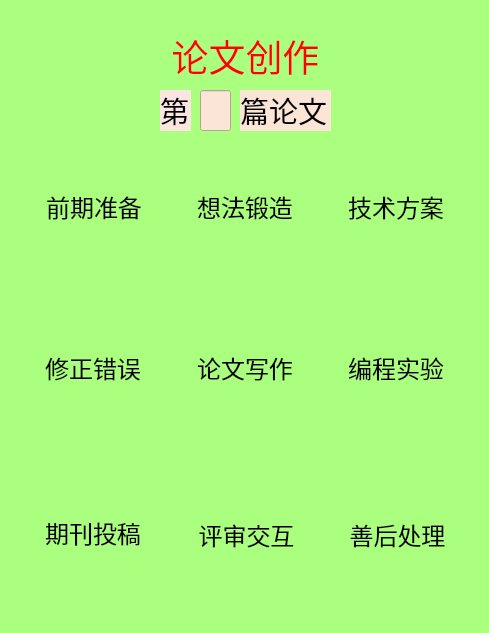
       <widget class="QWidget" name="widget_4" native="true">
        <property name="styleSheet">
         <string notr="true">background-color: rgb(170, 255, 127);</string>
        </property>
        <widget class="QLabel" name="label">
         <property name="geometry">
          <rect>
           <x>0</x>
           <y>0</y>
           <width>480</width>
           <height>624</height>
          </rect>
         </property>
         <property name="styleSheet">
          <string notr="true">border-image: url(:/program_img/picture/Paper_timeline.png);</string>
         </property>
         <property name="text">
          <string/>
         </property>
        </widget>
        <widget class="QPushButton" name="pushButton_12">
         <property name="geometry">
          <rect>
           <x>186</x>
           <y>148</y>
           <width>118</width>
           <height>118</height>
          </rect>
         </property>
         <property name="font">
          <font>
           <family>华文楷体</family>
           <pointsize>18</pointsize>
          </font>
         </property>
         <property name="styleSheet">
          <string notr="true">QPushButton {
	border-radius:50px;
	color: rgb(0,0,0);
}

QPushButton:hover {
	background-color:rgb(0, 255, 255);
}

</string>
         </property>
         <property name="text">
          <string>想法锻造</string>
         </property>
        </widget>
        <widget class="QPushButton" name="pushButton_45">
         <property name="geometry">
          <rect>
           <x>186</x>
           <y>474</y>
           <width>121</width>
           <height>121</height>
          </rect>
         </property>
         <property name="font">
          <font>
           <family>华文楷体</family>
           <pointsize>18</pointsize>
          </font>
         </property>
         <property name="styleSheet">
          <string notr="true">QPushButton {
	border-radius:50px;
	color: rgb(0,0,0);
}

QPushButton:hover {
	background-color:rgb(0, 255, 255);
}

</string>
         </property>
         <property name="text">
          <string>评审交互</string>
         </property>
        </widget>
        <widget class="QPushButton" name="pushButton_46">
         <property name="geometry">
          <rect>
           <x>337</x>
           <y>148</y>
           <width>118</width>
           <height>118</height>
          </rect>
         </property>
         <property name="font">
          <font>
           <family>华文楷体</family>
           <pointsize>18</pointsize>
          </font>
         </property>
         <property name="styleSheet">
          <string notr="true">QPushButton {
	border-radius:50px;
	color: rgb(0,0,0);
}

QPushButton:hover {
	background-color:rgb(0, 255, 255);
}

</string>
         </property>
         <property name="text">
          <string>技术方案</string>
         </property>
        </widget>
        <widget class="QPushButton" name="pushButton_48">
         <property name="geometry">
          <rect>
           <x>35</x>
           <y>148</y>
           <width>118</width>
           <height>118</height>
          </rect>
         </property>
         <property name="font">
          <font>
           <family>华文楷体</family>
           <pointsize>18</pointsize>
          </font>
         </property>
         <property name="styleSheet">
          <string notr="true">QPushButton {
	border-radius:50px;
	color: rgb(0,0,0);
}

QPushButton:hover {
	background-color:rgb(0, 255, 255);
}

</string>
         </property>
         <property name="text">
          <string>前期准备</string>
         </property>
         <property name="flat">
          <bool>false</bool>
         </property>
        </widget>
        <widget class="QPushButton" name="pushButton_49">
         <property name="geometry">
          <rect>
           <x>186</x>
           <y>309</y>
           <width>118</width>
           <height>118</height>
          </rect>
         </property>
         <property name="font">
          <font>
           <family>华文楷体</family>
           <pointsize>18</pointsize>
          </font>
         </property>
         <property name="styleSheet">
          <string notr="true">QPushButton {
	border-radius:50px;
	color: rgb(0,0,0);
}

QPushButton:hover {
	background-color:rgb(0, 255, 255);
}

</string>
         </property>
         <property name="text">
          <string>论文写作</string>
         </property>
        </widget>
        <widget class="QPushButton" name="pushButton_50">
         <property name="geometry">
          <rect>
           <x>34</x>
           <y>309</y>
           <width>118</width>
           <height>118</height>
          </rect>
         </property>
         <property name="font">
          <font>
           <family>华文楷体</family>
           <pointsize>18</pointsize>
          </font>
         </property>
         <property name="styleSheet">
          <string notr="true">QPushButton {
	border-radius:50px;
	color: rgb(0,0,0);
}

QPushButton:hover {
	background-color:rgb(0, 255, 255);
}

</string>
         </property>
         <property name="text">
          <string>修正错误</string>
         </property>
        </widget>
        <widget class="QPushButton" name="pushButton_51">
         <property name="geometry">
          <rect>
           <x>337</x>
           <y>309</y>
           <width>118</width>
           <height>118</height>
          </rect>
         </property>
         <property name="font">
          <font>
           <family>华文楷体</family>
           <pointsize>18</pointsize>
          </font>
         </property>
         <property name="styleSheet">
          <string notr="true">QPushButton {
	border-radius:50px;
	color: rgb(0,0,0);
}

QPushButton:hover {
	background-color:rgb(0, 255, 255);
}

</string>
         </property>
         <property name="text">
          <string>编程实验</string>
         </property>
        </widget>
        <widget class="QPushButton" name="pushButton_53">
         <property name="geometry">
          <rect>
           <x>34</x>
           <y>474</y>
           <width>118</width>
           <height>118</height>
          </rect>
         </property>
         <property name="font">
          <font>
           <family>华文楷体</family>
           <pointsize>18</pointsize>
          </font>
         </property>
         <property name="styleSheet">
          <string notr="true">QPushButton {
	border-radius:50px;
	color: rgb(0,0,0);
}

QPushButton:hover {
	background-color:rgb(0, 255, 255);
}

</string>
         </property>
         <property name="text">
          <string>期刊投稿</string>
         </property>
        </widget>
        <widget class="QPushButton" name="pushButton_4">
         <property name="geometry">
          <rect>
           <x>150</x>
           <y>20</y>
           <width>191</width>
           <height>71</height>
          </rect>
         </property>
         <property name="font">
          <font>
           <family>华文楷体</family>
           <pointsize>28</pointsize>
          </font>
         </property>
         <property name="styleSheet">
          <string notr="true">color: rgb(255, 0, 0);</string>
         </property>
         <property name="text">
          <string>论文创作</string>
         </property>
         <property name="flat">
          <bool>true</bool>
         </property>
        </widget>
        <widget class="QPushButton" name="pushButton_47">
         <property name="geometry">
          <rect>
           <x>337</x>
           <y>474</y>
           <width>121</width>
           <height>121</height>
          </rect>
         </property>
         <property name="font">
          <font>
           <family>华文楷体</family>
           <pointsize>18</pointsize>
          </font>
         </property>
         <property name="styleSheet">
          <string notr="true">QPushButton {
	border-radius:50px;
	color: rgb(0,0,0);
}

QPushButton:hover {
	background-color:rgb(0, 255, 255);
}

</string>
         </property>
         <property name="text">
          <string>善后处理</string>
         </property>
        </widget>
        <widget class="QLineEdit" name="number_le">
         <property name="geometry">
          <rect>
           <x>200</x>
           <y>90</y>
           <width>31</width>
           <height>41</height>
          </rect>
         </property>
         <property name="font">
          <font>
           <family>华文楷体</family>
           <pointsize>22</pointsize>
          </font>
         </property>
         <property name="styleSheet">
          <string notr="true">background-color: rgb(251, 229, 214);</string>
         </property>
        </widget>
        <widget class="QLabel" name="label_2">
         <property name="geometry">
          <rect>
           <x>160</x>
           <y>90</y>
           <width>31</width>
           <height>41</height>
          </rect>
         </property>
         <property name="font">
          <font>
           <family>华文楷体</family>
           <pointsize>22</pointsize>
          </font>
         </property>
         <property name="styleSheet">
          <string notr="true">background-color:rgb(251, 229, 224);</string>
         </property>
         <property name="text">
          <string>第</string>
         </property>
        </widget>
        <widget class="QLabel" name="label_3">
         <property name="geometry">
          <rect>
           <x>240</x>
           <y>90</y>
           <width>91</width>
           <height>41</height>
          </rect>
         </property>
         <property name="font">
          <font>
           <family>华文楷体</family>
           <pointsize>22</pointsize>
          </font>
         </property>
         <property name="styleSheet">
          <string notr="true">background-color: rgb(251, 229, 214);</string>
         </property>
         <property name="text">
          <string>篇论文</string>
         </property>
        </widget>
        <zorder>label</zorder>
        <zorder>pushButton_48</zorder>
        <zorder>pushButton_12</zorder>
        <zorder>pushButton_45</zorder>
        <zorder>pushButton_46</zorder>
        <zorder>pushButton_49</zorder>
        <zorder>pushButton_50</zorder>
        <zorder>pushButton_51</zorder>
        <zorder>pushButton_53</zorder>
        <zorder>pushButton_4</zorder>
        <zorder>pushButton_47</zorder>
        <zorder>number_le</zorder>
        <zorder>label_2</zorder>
        <zorder>label_3</zorder>
       </widget>
